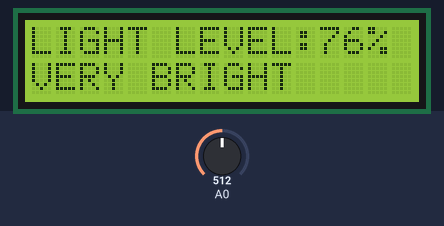
Bench run of a sketch on a simulated Arduino Uno, built with avr-gcc and run on an emulated ATmega328P. Shown: 16×2 character LCD. The test bench sets the inputs (shaded band); at power-on: A0 = 512.

Above: at 3.7 s.
3.8 s: A0 set to 427
At 4.7 s:
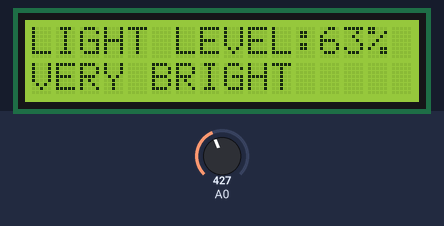
5.5 s: A0 set to 393
At 6.5 s:
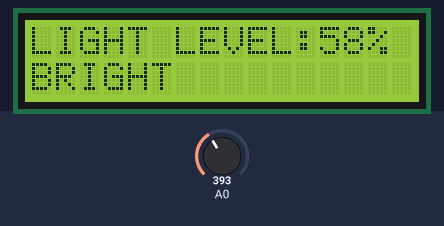
7.1 s: A0 set to 218
At 8.2 s:
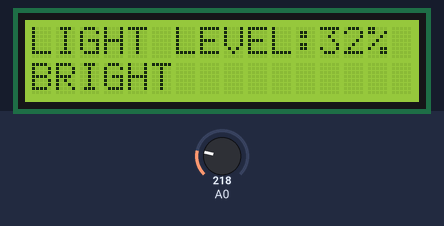
8.6 s: A0 set to 189
At 9.8 s:
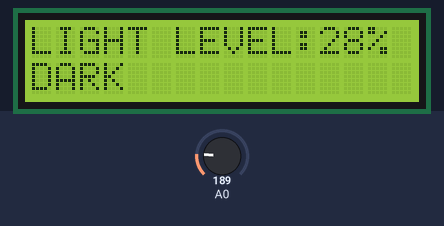
10.1 s: A0 set to 306
At 10.5 s:
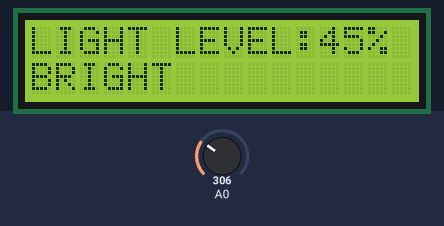
13.1 s: A0 set to 50
At 14.0 s:
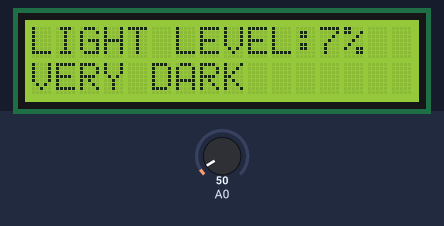
Timing chart, 0 to 15.6 s (numbered marks = the images above; inputs shaded):
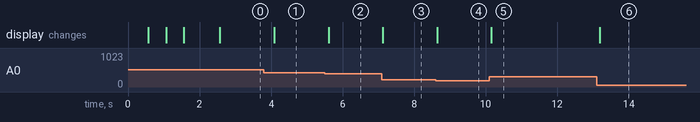

The sketch:

medidor_luz_ambiental.ino
```cpp
#include <LiquidCrystal.h>
LiquidCrystal lcd(12, 11, 5, 4, 3, 2);
void setup() {  //inicializar durante 2s
  lcd.begin(16, 2);
  lcd.print("INICIALIZANDO");
  delay(500);
  lcd.print(".");
  delay(500);
  lcd.print(".");
  delay(500);
  lcd.print(".");
  delay(500);
  lcd.print(".");
  delay(500);
}
void loop() {
  int sensorValue = analogRead(A0);
  double dV = sensorValue;
  double le = (dV / 670) * 100;  // Ajuste basado en el valor máximo real en Tinkercad
  int level = le;
  lcd.clear();
  lcd.setCursor(0, 0);
  lcd.print("LIGHT LEVEL:");
  lcd.print(level);
  lcd.print("%");
  lcd.setCursor(0, 1);

  if ((level >= 0) && (level <= 15)) {
    lcd.print("VERY DARK");
  } else if ((level > 15) && (level <= 30)) {
    lcd.print("DARK");
  } else if ((level > 30) && (level <= 60)) {
    lcd.print("BRIGHT");
  } else {
    lcd.print("VERY BRIGHT");
  }

  delay(500);
}
```

Measured:
- the behaviour switches between 409 and 408 on A0 (found by bisection; images 1 and 2)
- the behaviour switches between 208 and 207 on A0 (found by bisection; images 3 and 4)
- after the input at 3.8 s, the display: changes after 0.29 s (image 1)
- after the input at 5.5 s, the display: changes after 0.11 s (image 2)
- after the input at 7.1 s, the display: changes at once (image 3)
- after the input at 8.6 s, the display: changes at once (image 4)
- after the input at 10.1 s, the display: changes after 0.06 s (image 5)
- after the input at 13.1 s, the display: changes after 0.09 s (image 6)
